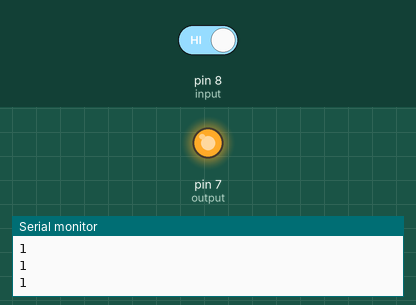
Bench run of a sketch on a simulated Arduino Uno, built with avr-gcc and run on an emulated ATmega328P. Shown: output pins drawn as LEDs (lit = HIGH), the last lines printed to the serial monitor. The inputs (shaded band) are chosen by the test bench; at power-on: pin 8 (input) HIGH.

Above: at 1.2 s.
1.3 s: pin 8 (input) driven LOW
At 1.7 s:
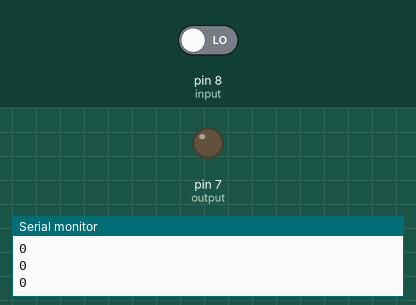
2.8 s: pin 8 (input) driven HIGH
At 3.2 s:
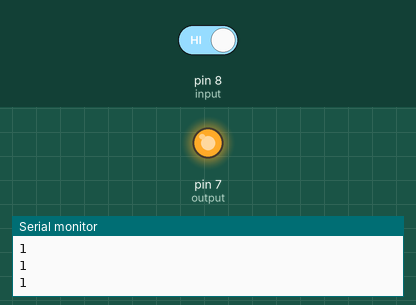
Timing chart, 0 to 5.8 s (numbered marks = the images above; inputs shaded):
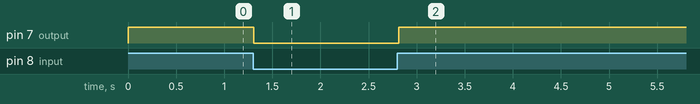

The sketch:

digitalReadButton.ino
```cpp
#define input 8
#define output 7

void setup(){
  pinMode(input,INPUT);
  pinMode(output,OUTPUT);
  Serial.begin(115200);
}

void loop(){
  digitalWrite(output,((digitalRead(input) == LOW)?LOW:HIGH));
  Serial.println(digitalRead(input));
  delay(20);
}
```

Measured:
- after the input at 1.3 s, pin 7 (output): HIGH → LOW at once
- after the input at 2.8 s, pin 7 (output): LOW → HIGH at once
